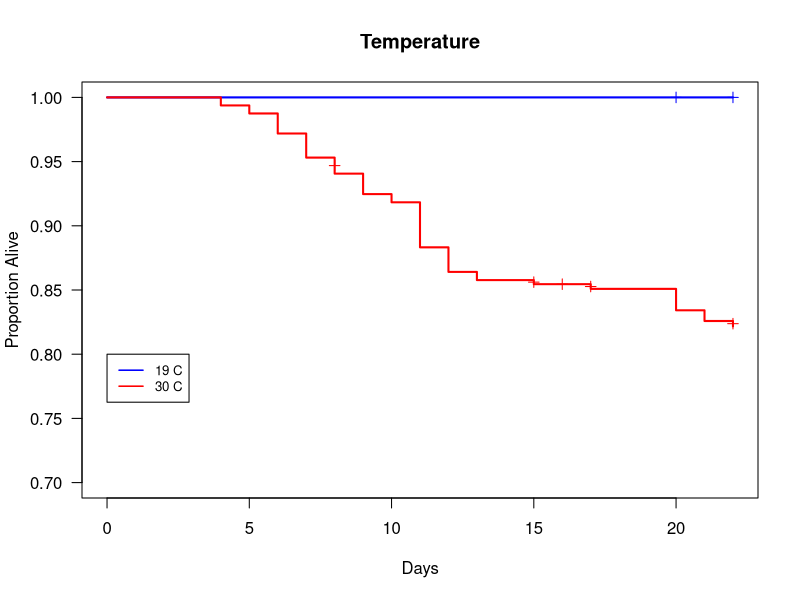
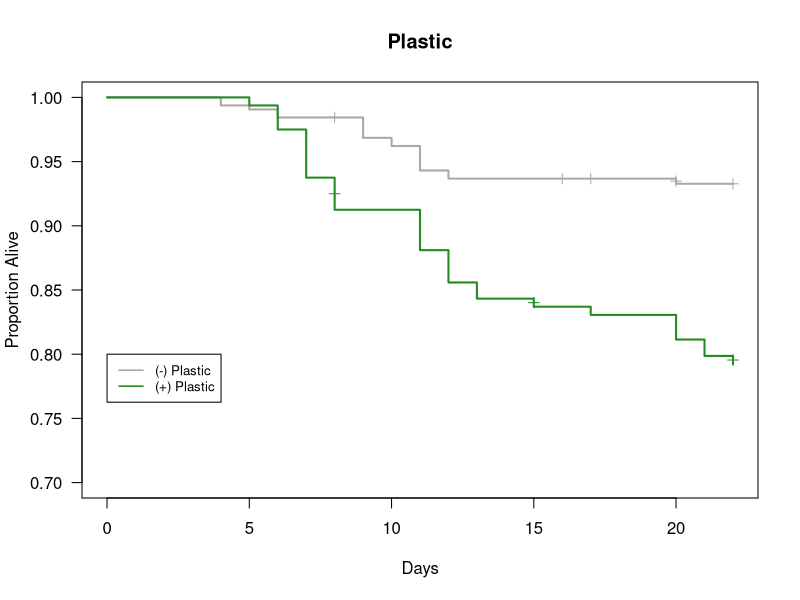
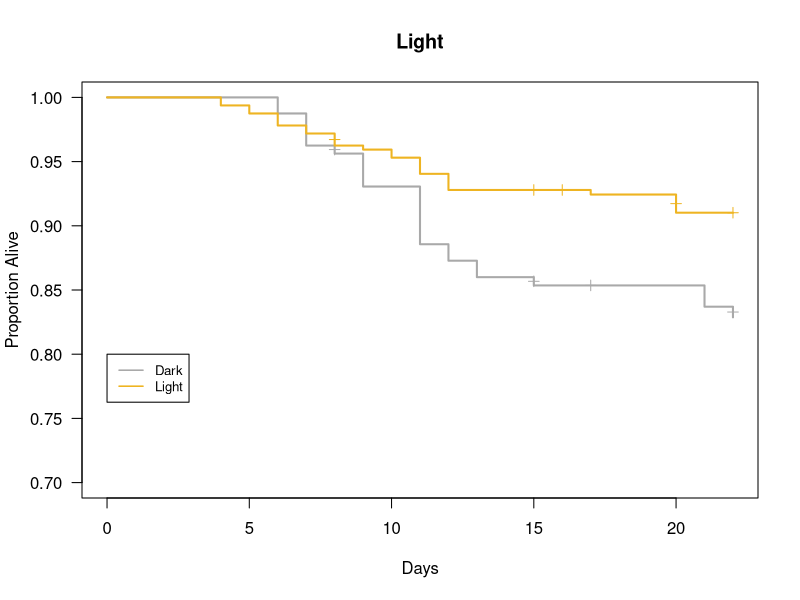
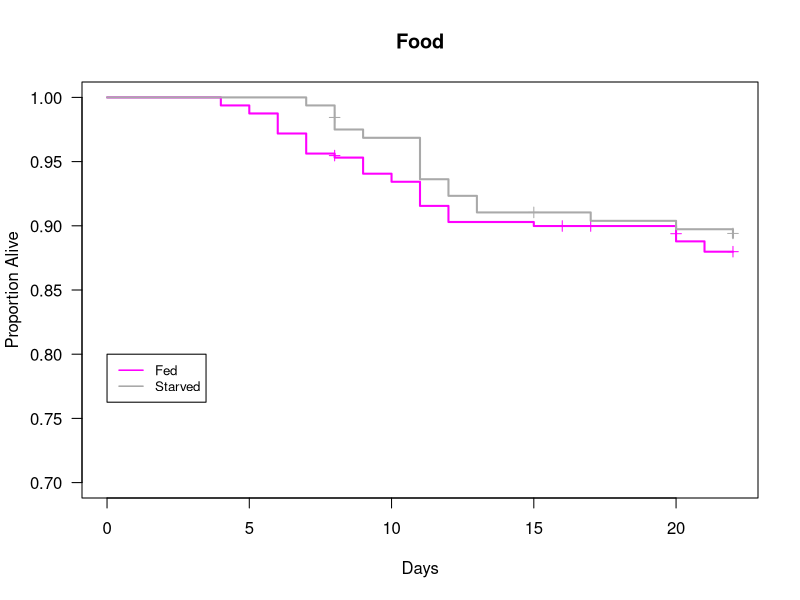
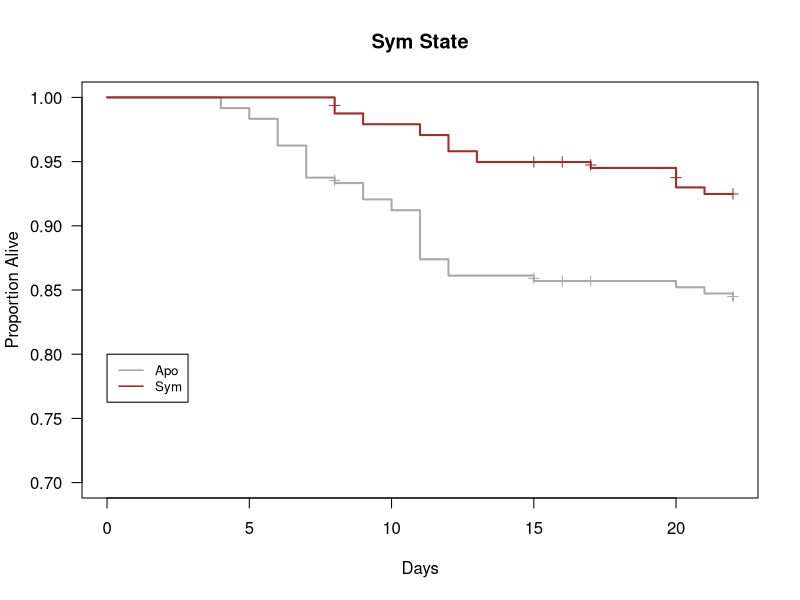
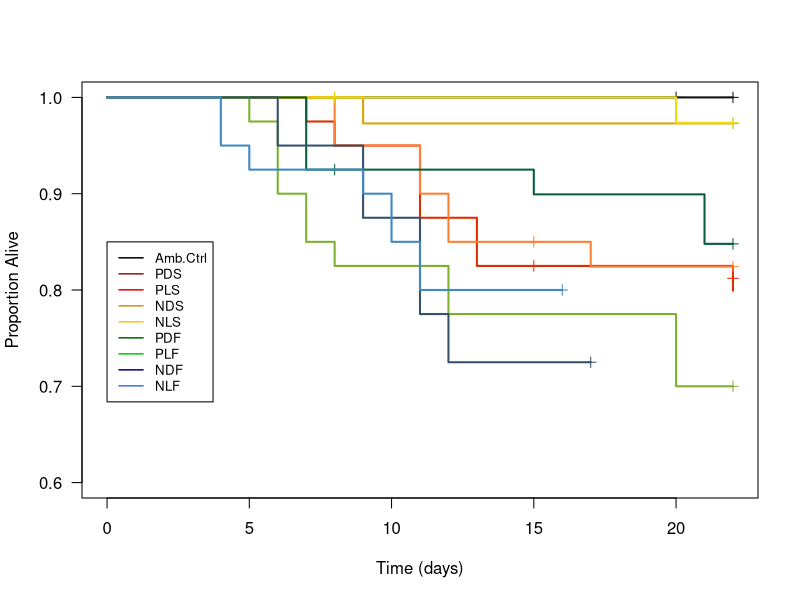
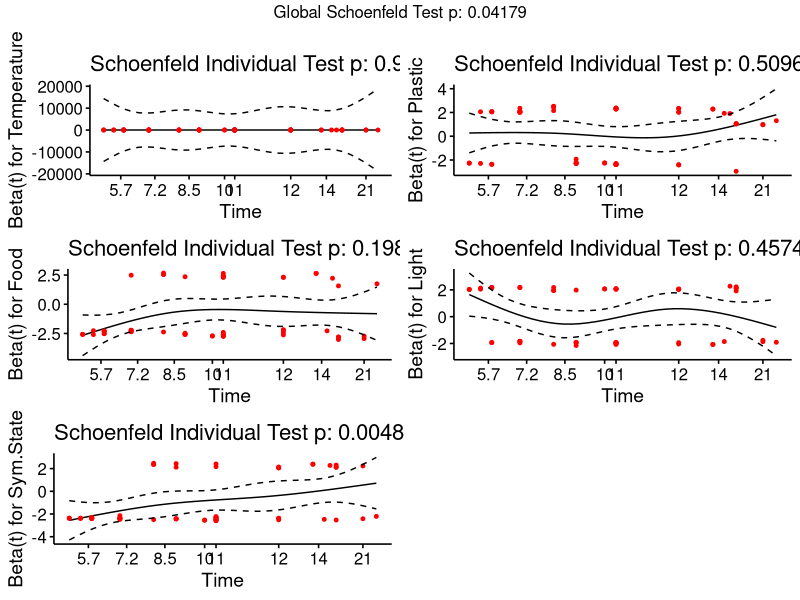
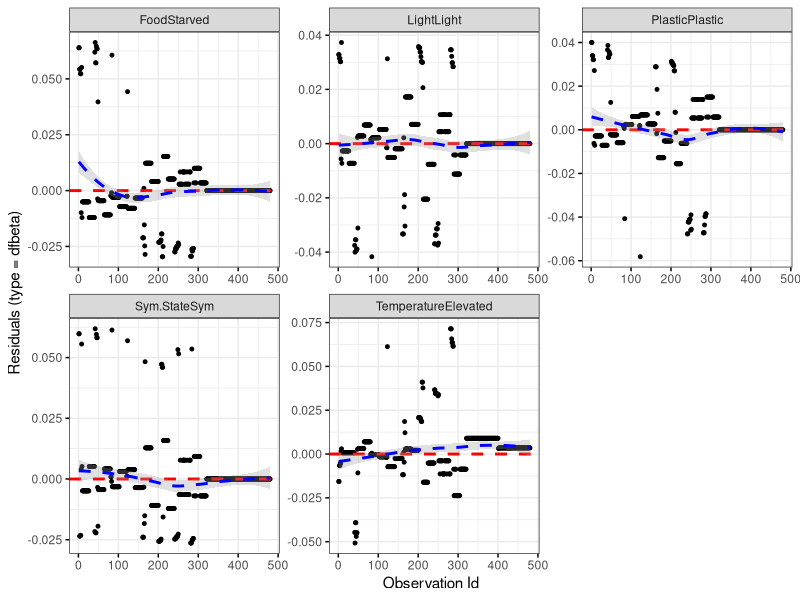

The R source for these figures, in order:
# Sarah Speroff
#Multiple stressor survival analysis 

# set wd
getwd()
setwd("/Users/speroffs/Desktop/A.Poculata-Multiple-stressors-thesis-analysis-/Survival")

# load library
library(survival);
library(survminer)

################################################################################
#
# We'll start off by looking at the simple Kaplan-Meier survival analysis which 
# is a non-parametric analysis that assesses the probability that an individual
# will survive past a certain time point (T) given that the individual is alive
# right before (T)
#
# the Kaplan-Meier probability survival curves are formally paired with a log-
# rank test whose H0 is: the survival curves of ____ conditions are identical 
# over time. The log-rank test compares the entire curve over time rather than 
# the survival probability at a specific time-point. This test assesses the 
# statistical significance between curves but does not estimate the size of the
# effect (ie the magnitude of the difference between groups) and is therefore 
# only useful for univariate analysis 
#
################################################################################

# Load our data 
surv.dat <- read.csv("Full_ daily mortality tracker - Censored.CoxPH.w.controls.csv", 
                     header = TRUE) 
str(surv.dat) 
names(surv.dat)

#convert to factors
surv.dat$Plastic <- as.factor(surv.dat$Plastic)
surv.dat$Light <- as.factor(surv.dat$Light)
surv.dat$Food <- as.factor(surv.dat$Food)
surv.dat$Treatment <- as.factor(surv.dat$Treatment)
surv.dat$Sym.State <- as.factor(surv.dat$Sym.State)

# relevel to compare all to control 
surv.dat$Treatment <- factor(surv.dat$Treatment, levels = c("amb.ctrl", "PDS", "PLS", "NDS", "NLS", "PDF", "PLF", "NDF", "NLF"))


####

# Let's look at each variable separately 

# We'll start with Temperature 
temp <- survfit(Surv(Time, Death) ~ Temperature, data=surv.dat)
summary(temp)

# plot it 
plot(temp, mark.time = T, 
     col=c("blue","red"),
     ylim=c(0.7,1.0),
     xlab = "Days",
     ylab = "Proportion Alive",
     main = "Temperature",
     las=1, lwd = 2)
legend(0,0.8, legend=c("19 C", "30 C"), 
       lty=1, lwd=1.5, cex=0.8,col=c("blue","red"))

# Log-rank test to determine statistical significance between the curves
survdiff(Surv(Time, Death) ~ Temperature, data = surv.dat) 
#chi2: 31.3, 1 df, p: 2e-8

####

# Now let's look at Plastic
plastic <- survfit(Surv(Time, Death) ~ Plastic, data = surv.dat)
summary(plastic)

# plot
plot(plastic, mark.time = T, 
     col=c("darkgrey","forestgreen"),
     ylim=c(0.7,1.0),
     xlab = "Days",
     ylab = "Proportion Alive",
     main = "Plastic",
     las=1, lwd = 2)
legend(0,0.8, legend=c("(-) Plastic", "(+) Plastic"), 
       lty=1, lwd=1.5, cex=0.8,col=c("darkgrey","forestgreen"))

# long rank
survdiff(Surv(Time, Death) ~ Plastic, data = surv.dat) 
# chi2: 19.7, 1 df, p: 9e-6 

####

# Now let's look at Light
light <- survfit(Surv(Time, Death) ~ Light, data = surv.dat)
summary(light)

# plot
plot(light, mark.time = T, 
     col=c("darkgrey","goldenrod2"),
     ylim=c(0.7,1.0),
     xlab = "Days",
     ylab = "Proportion Alive",
     main = "Light",
     las=1, lwd = 2)
legend(0,0.8, legend=c("Dark", "Light"), 
       lty=1, lwd=1.5, cex=0.8,col=c("darkgrey","goldenrod2"))

# long rank
survdiff(Surv(Time, Death) ~ Light, data = surv.dat) 
# chi2: 6.4, 1 df, p: 0.01

####

# Now let's look at Food
food <- survfit(Surv(Time, Death) ~ Food, data = surv.dat)
summary(food)

# plot
plot(food, mark.time = T, 
     col=c("magenta","darkgrey"),
     ylim=c(0.7,1.0),
     xlab = "Days",
     ylab = "Proportion Alive",
     main = "Food",
     las=1, lwd = 2)
legend(0,0.8, legend=c("Fed", "Starved"), 
       lty=1, lwd=1.5, cex=0.8,col=c("magenta","darkgrey"))

# long rank
survdiff(Surv(Time, Death) ~ Food, data = surv.dat) 
# chi2: 0.2, 1 df, p:0.7

####

# Now let's look at Sym State
symstate <- survfit(Surv(Time, Death) ~ Sym.State, data = surv.dat)
summary(symstate)

# plot
plot(symstate, mark.time = T, 
     col=c("darkgrey","brown"),
     ylim=c(0.7,1.0),
     xlab = "Days",
     ylab = "Proportion Alive",
     main = "Sym State",
     las=1, lwd = 2)
legend(0,0.8, legend=c("Apo", "Sym"), 
       lty=1, lwd=1.5, cex=0.8,col=c("darkgrey","brown"))

# long rank
survdiff(Surv(Time, Death) ~ Sym.State, data = surv.dat) 
# chi2: 8.8, 1 df, p:0.003

#####
#
# According to the log-rank tests for each variable * independent of others *
# temperature, plastic, light, and sym.state all have statistically different 
# survival probability functions. Feeding regimen does not
#
####


# Even though we cannot estimate the log-rank stastical significance for the difference 
# between treatment curves, let's go ahead and plot it's kaplan-meier survival
# functions anyway to get a visual idea of what the treatments look like 

# fit a Kaplan-meier model for survival by treatment 
km1 <- survfit(Surv (Time, Death) ~ Treatment, data=surv.dat, type = "kaplan-meier") 

#see the model output 
km1
summary(km1)

# Now let's plot all of our survival curves
treat.col <- c("black", "firebrick4", "red2", "darkgoldenrod3", "goldenrod1", "darkgreen", "green3", "blue4", "royalblue2")
new.pal <- c("#131513", "#E02D00", "#FF7E33", "#D6A70A", "#ECDD09", 
             "#075F3C", "#7BB12F", "#35516E", "#3F88C5")

plot(km1, conf.int=FALSE, 
     xlab = "Time (days)", 
     ylab = "Proportion Alive",
     mark.time=T, 
     ylim = c(0.6,1.0), 
     las=1, lwd = 2,
     col=new.pal)
legend(0,0.85, legend=c("Amb.Ctrl", "PDS", "PLS", "NDS", "NLS", "PDF", "PLF", "NDF", "NLF"),
       lty=1, lwd=1.5, cex=0.8,col=treat.col)


################################################################################
#
# Now let's take a look at Cox  Proportional Hazard analysis.This takes into 
# account any co-variates that might impact the survival of our individuals. 
# We can use this model to determine what the hazard ratio #is between two or 
# more treatments, i.e. how are the individuals affected by #treatment A vs 
# treatment B (not predictive, cannot predict or estimate future survival)
#
################################################################################

# Let's fit our null model first 
cox.0 <- coxph(Surv(Time, Death)~1, data=surv.dat)

# now fit a cox ph model that includes all of our predictor variables
cox.mod <- coxph(Surv(Time, Death) ~ Temperature + Plastic + Food + Light + Sym.State,
                 data = surv.dat)
cox.mod
summary(cox.mod)

##
# a note from the developer about the warning: 
#
#    "Loglik converged before variable  1 ; coefficient may be infinite"
#
# When one of the coefficients goes to infinity in a Cox model, the Wald 
# test of significance beta/se(beta) breaks down, and is no longer reliable.  
# The LR test however is still valid.  Hence routines like stepAIC are ok.
# So are predicted values, residuals, etc etc.  In fact it is pretty much only the 
# Wald test that needs to be ignored: it is based on a Taylor series that simply 
# doesn't work that far from zero.  Oops -- confidence intervals based on the se 
# are also useless.
##

# Let's try and test the proportional hazards assumptions will our cox.mod
# the PH assumption can be checked with statistical tests and graphical shoenfeld residuals 
# schoenfeld residuals are indepenent of time: a plot that shoes a non-random pattern against time
# is evidence that the PH assumption has been violated 

# the coxzph() function tests the assumption of proportional hazards for each covariate included in a model
# for each covariate, the function correlaes the scaled schoenfeld residuals with time to test for independence 
# between the residuals and time. it also perfoms a global test for the whole model 

# the proportional hazard assumption is supported by a non-significant relationship between the residuals and time:
# if the relationship is significant, the assumptions of proportional hazards have been violated

# this is the model we'll test 
cox.mod <- coxph(Surv(Time, Death) ~ Temperature + Plastic + Food + Light + Sym.State,
                 data = surv.dat)

# run the assumptions test 
test.ph <- cox.zph(cox.mod)
test.ph

# RESULTS:
#                chisq df    p
#Temperature 4.41e-09  1 0.9999
#Plastic     4.35e-01  1 0.5096
#Food        1.66e+00  1 0.1980
#Light       5.52e-01  1 0.4574
#Sym.State   7.96e+00  1 0.0048
#GLOBAL      1.15e+01  5 0.0418

# based on that test: there is a significant association between the residuals of sym.state and time, and is therefore 
# violating the ph assumptions, while all other covariates do not. The global test (for the whole model) does violate
# the assumptions though

# we can also show this test graphically:
ggcoxzph(test.ph)

##
# a note about reading schoenfeld's test
#
# systematic departures from a horizontal line are indicative of non-proportional 
# hazards, since proportional hazards assumes that estimates 𝛽1,𝛽2,𝛽3 do not 
# vary much over time. A violations of proportional hazards assumption can be resolved by:
# Adding covariate*time interaction, Stratification
##

# Test for influential observations / outliers 
ggcoxdiagnostics(cox.mod, 
                 type = "dfbeta",
                 linear.predictions = FALSE,
                 ggtheme = theme_bw())

# deviance residuals is a normalized transformation of the martingale residual
# should be roughly symmetrically distributed around 0 with a sd of +/- 1
ggcoxdiagnostics(cox.mod, 
                 type = "deviance",
                 linear.predictions = FALSE,
                 ggtheme = theme_bw())
# + values correspond to individuals that "died too soon" compared to expected
# survival times while - values correspond to those that "lived to long"
# very large or small values are outliers and are poorly predicted by the model 

# let's write another model without sym.state to see if our assumptions and 
# residuals improve

mod2 <- coxph(Surv(Time, Death) ~ Temperature + Plastic + Food + Light,
                         data = surv.dat)
# run the assumptions test 
test.mod2 <- cox.zph(mod2)
test.mod2
# results 
#              chisq df    p
#Temperature 3.77e-09  1 1.00
#Plastic     4.72e-01  1 0.49
#Food        1.76e+00  1 0.18
#Light       5.77e-01  1 0.45
#GLOBAL      3.34e+00  4 0.50

# graphically
ggcoxzph(test.mod2)

# Test for influential observations / outliers 
ggcoxdiagnostics(mod2, 
                 type = "dfbeta",
                 linear.predictions = FALSE,
                 ggtheme = theme_bw())
# deviance
ggcoxdiagnostics(mod2, 
                 type = "deviance",
                 linear.predictions = FALSE,
                 ggtheme = theme_bw())








# let's write a model that does not include temperature 
cox.mod2 <- coxph(Surv(Time, Death) ~ Plastic + Food + Light + Sym.State,
                  data= surv.dat)
cox.mod2
summary(cox.mod2)

# lets look at this model output visually using a forest plot 
ggforest(cox.mod2, data=surv.dat)

# let's write another model that drops the least significant variable 
cox.mod3 <- coxph(Surv(Time,Death)~ Plastic + Food + Sym.State, data=surv.dat)

# now we can use the anova function to compare these two models to see the 
# log-likehood scores (we like to see high LL scores - model fits the data)
anova(cox.0, cox.mod2, cox.mod3)

# we can also extract the partial log likelihood 
logLik(cox.mod2)
logLik(cox.mod3)

# and therefore can call AIC to determine which model is better
AIC(cox.0, cox.mod, cox.mod2,cox.mod3)
# model 3 is better but just by a fraction 

# let's go ahead and remove the next least significant variable 
cox.mod4 <- coxph(Surv(Time,Death) ~ Plastic + Sym.State, data=surv.dat)

# compare all  models 
anova(cox.mod2, cox.mod3, cox.mod4)
AIC(cox.0, cox.mod, cox.mod2, cox.mod3, cox.mod4)

# this last model (plastic + sym.state is the best but just barely)

####

# Now let's go ahead and test our model assumptions 

# we'll start with our full model 
full.hazard <- cox.zph(cox.mod)
print(full.hazard)

par(mfrow=c(3,2)) 
plot(full.hazard)

par(mfrow=c(3,2)) 
ggcoxzph(full.hazard)

# same plot just in ggplot 
ggcoxdiagnostics(cox.mod, type="schoenfeld", 
                 linear.predictions = FALSE, 
                 ggtheme = theme_bw())


